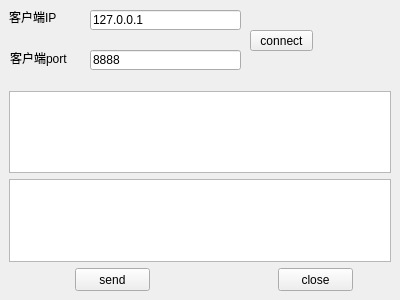
<?xml version="1.0" encoding="UTF-8"?>
<ui version="4.0">
 <class>ClientTCP</class>
 <widget class="QWidget" name="ClientTCP">
  <property name="geometry">
   <rect>
    <x>0</x>
    <y>0</y>
    <width>400</width>
    <height>300</height>
   </rect>
  </property>
  <property name="windowTitle">
   <string>Form</string>
  </property>
  <widget class="QLabel" name="label">
   <property name="geometry">
    <rect>
     <x>9</x>
     <y>9</y>
     <width>71</width>
     <height>16</height>
    </rect>
   </property>
   <property name="text">
    <string>客户端IP</string>
   </property>
  </widget>
  <widget class="QLineEdit" name="lineEditIP">
   <property name="geometry">
    <rect>
     <x>90</x>
     <y>10</y>
     <width>151</width>
     <height>20</height>
    </rect>
   </property>
   <property name="text">
    <string>127.0.0.1</string>
   </property>
  </widget>
  <widget class="QLineEdit" name="lineEditPort">
   <property name="geometry">
    <rect>
     <x>90</x>
     <y>50</y>
     <width>151</width>
     <height>20</height>
    </rect>
   </property>
   <property name="text">
    <string>8888</string>
   </property>
  </widget>
  <widget class="QLabel" name="label_2">
   <property name="geometry">
    <rect>
     <x>10</x>
     <y>50</y>
     <width>71</width>
     <height>16</height>
    </rect>
   </property>
   <property name="text">
    <string>客户端port</string>
   </property>
  </widget>
  <widget class="QTextEdit" name="textEditRead">
   <property name="geometry">
    <rect>
     <x>9</x>
     <y>91</y>
     <width>382</width>
     <height>82</height>
    </rect>
   </property>
   <property name="readOnly">
    <bool>true</bool>
   </property>
  </widget>
  <widget class="QTextEdit" name="textEditWrite">
   <property name="geometry">
    <rect>
     <x>9</x>
     <y>179</y>
     <width>382</width>
     <height>83</height>
    </rect>
   </property>
  </widget>
  <widget class="QPushButton" name="buttonWrite">
   <property name="geometry">
    <rect>
     <x>75</x>
     <y>268</y>
     <width>75</width>
     <height>23</height>
    </rect>
   </property>
   <property name="text">
    <string>send</string>
   </property>
  </widget>
  <widget class="QPushButton" name="buttonClose">
   <property name="geometry">
    <rect>
     <x>278</x>
     <y>268</y>
     <width>75</width>
     <height>23</height>
    </rect>
   </property>
   <property name="text">
    <string>close</string>
   </property>
  </widget>
  <widget class="QPushButton" name="buttonConnect">
   <property name="geometry">
    <rect>
     <x>250</x>
     <y>30</y>
     <width>63</width>
     <height>21</height>
    </rect>
   </property>
   <property name="minimumSize">
    <size>
     <width>0</width>
     <height>0</height>
    </size>
   </property>
   <property name="text">
    <string>connect</string>
   </property>
  </widget>
 </widget>
 <resources/>
 <connections/>
</ui>
